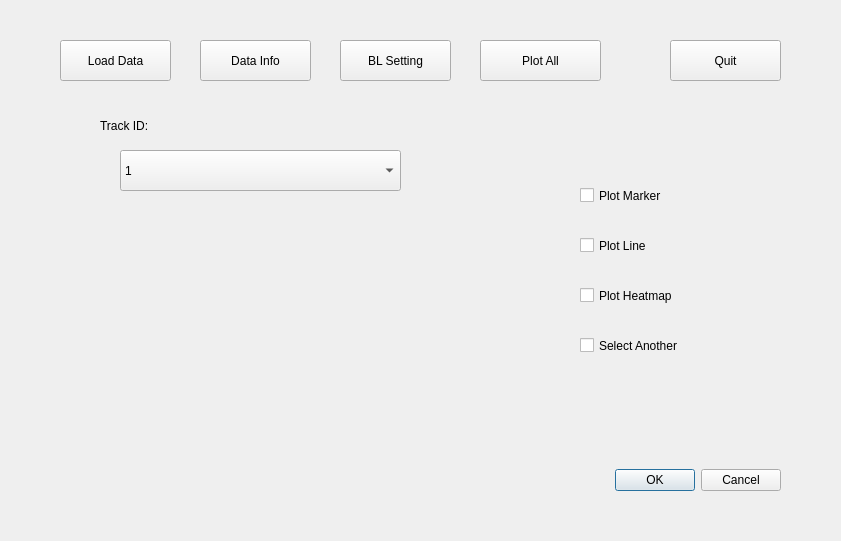
<?xml version="1.0" encoding="UTF-8"?>
<ui version="4.0">
 <class>Dialog</class>
 <widget class="QDialog" name="Dialog">
  <property name="windowTitle">
   <string>MAP</string>
  </property>
  <property name="sizeGripEnabled">
   <bool>false</bool>
  </property>
  <widget class="QDialogButtonBox" name="ButtonBox_Confirm">
   <property name="geometry">
    <rect>
     <x>300</x>
     <y>460</y>
     <width>481</width>
     <height>41</height>
    </rect>
   </property>
   <property name="orientation">
    <enum>Qt::Horizontal</enum>
   </property>
   <property name="standardButtons">
    <set>QDialogButtonBox::Cancel|QDialogButtonBox::Ok</set>
   </property>
  </widget>
  <widget class="QPushButton" name="PB_Load">
   <property name="geometry">
    <rect>
     <x>60</x>
     <y>40</y>
     <width>111</width>
     <height>41</height>
    </rect>
   </property>
   <property name="text">
    <string>Load Data</string>
   </property>
  </widget>
  <widget class="QPushButton" name="PB_Info">
   <property name="geometry">
    <rect>
     <x>200</x>
     <y>40</y>
     <width>111</width>
     <height>41</height>
    </rect>
   </property>
   <property name="text">
    <string>Data Info</string>
   </property>
  </widget>
  <widget class="QPushButton" name="PB_BLSetting">
   <property name="geometry">
    <rect>
     <x>340</x>
     <y>40</y>
     <width>111</width>
     <height>41</height>
    </rect>
   </property>
   <property name="text">
    <string>BL Setting</string>
   </property>
  </widget>
  <widget class="QPushButton" name="PB_All">
   <property name="geometry">
    <rect>
     <x>480</x>
     <y>40</y>
     <width>121</width>
     <height>41</height>
    </rect>
   </property>
   <property name="text">
    <string>Plot All</string>
   </property>
  </widget>
  <widget class="QPushButton" name="PB_Quit">
   <property name="geometry">
    <rect>
     <x>670</x>
     <y>40</y>
     <width>111</width>
     <height>41</height>
    </rect>
   </property>
   <property name="text">
    <string>Quit</string>
   </property>
  </widget>
  <widget class="QCheckBox" name="CB_Marker">
   <property name="geometry">
    <rect>
     <x>580</x>
     <y>180</y>
     <width>151</width>
     <height>31</height>
    </rect>
   </property>
   <property name="minimumSize">
    <size>
     <width>62</width>
     <height>0</height>
    </size>
   </property>
   <property name="text">
    <string>Plot Marker</string>
   </property>
  </widget>
  <widget class="QCheckBox" name="CB_Line">
   <property name="geometry">
    <rect>
     <x>580</x>
     <y>230</y>
     <width>151</width>
     <height>31</height>
    </rect>
   </property>
   <property name="minimumSize">
    <size>
     <width>62</width>
     <height>0</height>
    </size>
   </property>
   <property name="text">
    <string>Plot Line</string>
   </property>
  </widget>
  <widget class="QCheckBox" name="CB_HM">
   <property name="geometry">
    <rect>
     <x>580</x>
     <y>280</y>
     <width>151</width>
     <height>31</height>
    </rect>
   </property>
   <property name="minimumSize">
    <size>
     <width>62</width>
     <height>0</height>
    </size>
   </property>
   <property name="text">
    <string>Plot Heatmap</string>
   </property>
  </widget>
  <widget class="QCheckBox" name="CB_Another">
   <property name="geometry">
    <rect>
     <x>580</x>
     <y>330</y>
     <width>151</width>
     <height>31</height>
    </rect>
   </property>
   <property name="minimumSize">
    <size>
     <width>61</width>
     <height>0</height>
    </size>
   </property>
   <property name="text">
    <string>Select Another</string>
   </property>
  </widget>
  <widget class="QLabel" name="label_TrackID">
   <property name="geometry">
    <rect>
     <x>100</x>
     <y>110</y>
     <width>171</width>
     <height>31</height>
    </rect>
   </property>
   <property name="text">
    <string>Track ID:</string>
   </property>
  </widget>
  <widget class="QComboBox" name="ComboB_TID">
   <property name="geometry">
    <rect>
     <x>120</x>
     <y>150</y>
     <width>281</width>
     <height>41</height>
    </rect>
   </property>
   <item>
    <property name="text">
     <string>1</string>
    </property>
   </item>
   <item>
    <property name="text">
     <string>2</string>
    </property>
   </item>
   <item>
    <property name="text">
     <string>3</string>
    </property>
   </item>
   <item>
    <property name="text">
     <string>...</string>
    </property>
   </item>
  </widget>
 </widget>
 <resources/>
 <connections>
  <connection>
   <sender>ButtonBox_Confirm</sender>
   <signal>accepted()</signal>
   <receiver>Dialog</receiver>
   <slot>accept()</slot>
   <hints>
    <hint type="sourcelabel">
     <x>368</x>
     <y>334</y>
    </hint>
    <hint type="destinationlabel">
     <x>157</x>
     <y>274</y>
    </hint>
   </hints>
  </connection>
  <connection>
   <sender>ButtonBox_Confirm</sender>
   <signal>rejected()</signal>
   <receiver>Dialog</receiver>
   <slot>reject()</slot>
   <hints>
    <hint type="sourcelabel">
     <x>436</x>
     <y>340</y>
    </hint>
    <hint type="destinationlabel">
     <x>286</x>
     <y>274</y>
    </hint>
   </hints>
  </connection>
 </connections>
</ui>
